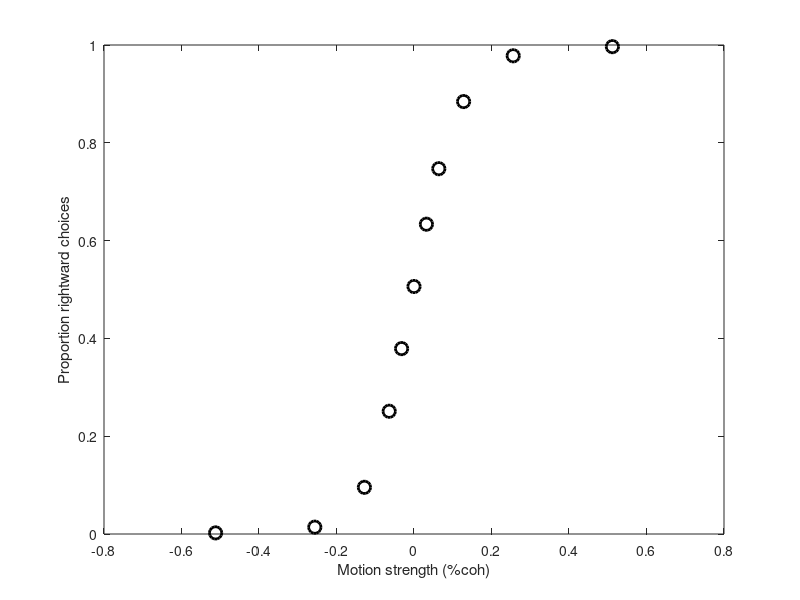

The MATLAB source for this figure: (Note: this script raises an error after producing the figure.)
% Tutorial on behavioral data analysis/modeling
% CRF : Hopkins-Janelia Bootcamp 2023

% code can be found here: https://github.com/Fetschlab/Bootcamp
% can download as .zip and put in any local folder.

% then change this to your folder, or comment it out:
cd /Users/chris/Documents/Teaching/Bootcamp



%%  1.1 - load and plot some real monkey data

clear; close all
load dots_data

% 'data' is a struct with fields:
% direction : motion direction of the stimulus, 0/180 = right/left
% coherence : motion coherence (proportion of dots moving in the assigned dir)
% scoh : 'signed' coherence, where positive = rightward
% choice : subject's choice, 1=right, 0=left
% RT : reaction time, in seconds
% correct : 1=correct, 0=error

% create indexing (looping) variable
cohs = unique(data.scoh)

% preallocate 
pRight = nan(length(cohs),1);
n = nan(length(cohs),1);
% loop over signed coherence
for c = 1:length(cohs)
    I = data.scoh==cohs(c); % find trials with w this particular coh
    n(c) = sum(I); % how many?
    pRight(c) = sum(I & data.choice==1) / n(c); % proportion of those trials where the choice was "right"
end

% % normally we'd want error bars, so here's the formula for standard error
% % of a proportion (derivation left as an exercise for the reader):
% pRightSE = sqrt( (pRight.*(1-pRight)) ./ n );
% % but it's so tiny with this many trials, we can ignore it for now

figure(1);
set(gcf,'Color',[1 1 1],'Position',[300 500 700 550]);

h1=plot(cohs,pRight,'ko','MarkerSize',9); set(h1,'LineWidth',2);
xlabel('Motion strength (%coh)');
ylabel('Proportion rightward choices');
changeAxesFontSize(gca,15,15);

% plot a small subset of individual trials just for visualization:
hold on;
for n = 1:60
    plot(data.scoh(n)+randn*0.01,data.choice(n),'rx','MarkerSize',12);
                    % ^add some random jitter to reduce overlap
end
legend(h1,'data','Location','Northwest');


%%  1.2 - descriptive/statistical model: logistic regression

% a first step is to quantify how the outcome, or dependent, variable
% (choice) varies as a function of the independent variable (coherence)

% For most outcome variables it is fine to use linear regression: 
% good old y = mx+b. But proportions/probabilities are bounded at 0 and 1,
% so we use logistic regression, log(P/(1-P)) = mx+b
% or more commonly, logit(P) = beta0 + beta1*x + ...

% logit is a synonym for log odds, where odds is P/(1-P)
% (often used in betting, eg "4 to 1 odds" = 0.2 or 20% probability)
% so, logit(P) = log(P/(1-P))

% The inverse of the logit function is the logistic function: 
% P = 1 / (1 + exp(-(beta_0 + beta1*x)))
% So you often see it written this way. This is how you'd actually
% calculate the probabilities given the beta terms.

% The simplest logistic regression model for a choice function
% (aka 'psychometric' function) has two parameters (betas):
% a slope and a bias, equivalent to slope and intercept for linear reg

% The slope term is just a constant multiplied by a single independent
% variable (here, coh), but you can build a logistic model with any number
% of explanatory variables, and their (multiplicative) interactions.
% It is a very flexible and powerful tool, part of a larger family of
% models called *generalized linear models* (GLMs)

% (On your own you can check out any number of video tutorials online)


%%  1.2.1 - likelihood and binomial probability

% The best-fitting model is the one that maximizes the *likelihood* of the
% data given the model parameters

% Likelihood, or P(data | model), is usually calculated by assuming a
% particular form of the probability distribution.

% Since our outcome variable is binary, the relevant distribution is the
% binomial distribution -- and if we are treating each trial as an
% independent event, we use the special case of the binomial dist for n=1,
% known as the Bernoulli distribution.

% For any a particular value of the slope and bias terms, the logistic
% model specifies the probability of a rightward choice (y) given a
% coherence (x).

% Using this model-based probability (P), the Likelihood of
% each trial is simply P if the choice was rightward (1), or 1-P if the
% choice was leftward (0).

% Let's make an initial guess for the parameters and plot the curve atop
% the data points
beta_0 = 0; % assume zero bias
beta1 = 8; % a guess, based on previous experience

% can evaluate the function at any x value (i.e., interpolated or
% extrapolated) not just the values present in the dataset
cohsInterp = -0.51:0.01:0.51;
B = beta_0 + beta1*cohsInterp;
pR = logistic(B);

figure(1);
h2 = plot(cohsInterp,pR,'m--','LineWidth',2);
xlabel('Motion strength (%coh)');
ylabel('Proportion rightward choices');
changeAxesFontSize(gca,15,15);
legend([h1 h2],'data','guess','Location','Northwest');

% calculate the single-trial likelihoods:
pR_model = nan(length(data.choice),1);
Lik = nan(length(data.choice),1);
for t = 1:length(data.choice) % loop over trials
    B = beta_0 + beta1*data.scoh(t);
    pR_model(t) = logistic(B);       
    if data.choice(t)==1
        Lik(t) = pR_model(t);
    else
        Lik(t) = 1-pR_model(t);
    end
end
% (offline coding exercise: rewrite this without using a FOR loop)


% A snapshot of what we've done:
['scoh   choice   pR_model   Likelihood']
[data.scoh(1:10) data.choice(1:10) pR_model(1:10) Lik(1:10)]
% In particular, compare rows 3+4 vs. 5:
% in 5 the coh was positive (right) but monkey chose left, an error that
% was not predicted by the  model (expected pRight for that trial was high)
% Thus, the likelihood is low, i.e. 1-Pr.


% The full likelihood for the  dataset would be the product of all the
% individual likelihoods (joint probability). This calculation is made much
% simpler if we take the log-likelihood. Then we can just sum them up, 
% because the logarithm turns products into sums.
logL_total = sum(log(Lik))


%%  1.3 - optimization

% Now that we know how to calculate the Likelihood, we could write an
% optimization function that iteratively searches over values of slope
% and bias until the (log) Likelihood is maximal -- these would be the
% best-fitting parameters for a given model

% Fortunately Matlab has done that for us in a very simple package, one
% that can be used for much more complicated models than just the
% 2-parameter logistic, so it is worth knowing. It's called glmfit.

X = data.scoh;
y = data.choice;
    % NOTE that we are not curve-fitting the data points (proportions),
    % we are fitting based on likelihood of individual trials.
    % This is more powerful and accurate.
[Beta, ~, stats] = glmfit(X, y, 'binomial');
% (for afficionados: glmfit automatically includes a 'column of zeroes'
% in the design matrix X, to estimate the bias term)


Beta
% Beta is a two-vector with [beta0, beta1] or [bias, slope]
% Notice the bias is almost zero. The slope is in units that are not
% intuitive, because remember it's logit(P) = slope*x + bias
% but it's still true that the higher the number the steeper the slope

%% 1.3.1  plot the fit

% to plot our best fitting model vs. the data points, can use glmval to
% give the model-based probability of rightward given the params:
yVals = glmval(Beta,cohsInterp,'logit');
figure(1); h3 = plot(cohsInterp,yVals,'g-','LineWidth',2);
legend([h1 h2 h3],'data','guess','fit','Location','Northwest');

% pretty good!


%% 2.1 - mechanistic/process models: signal detection theory (SDT)

clear scoh
close all
ntrials = 50000;

% A logistic model is nice but merely descriptive. It describes average
% behavior over ensembles of trials (a given set of independent variables),
% but we want to know how the brain makes a decision on a single trial.
% For this we need a mechanistic or 'process' model.

% In SDT, a stimulus is said to give rise to a noisy 'observation' or
% measurement (in the brain). You can think of it as something like the
% number of spikes in a population of neurons over a given time interval.
% (This makes most sense for detecting a faint signal embedded in noise;
% in the case of discriminating or categorizing stimuli (eg Left/Right)
% it's better to think of the observation as the difference in spike counts 
% between two populations, one selective for Right and the other for Left, 
% as explained in the slides)

% The observation is thus a random variable with some distribution. Let's
% assume Gaussian, with mean proportional to the stimulus strength (coh).
% For simplicity we'll also assume the standard deviation is a constant.

k = 8; % proportionality constant converting our stimulus variable (coh)
       % to the mean of the evidence (obs) distribution; chosen to
       % approximate the data (higher the value, the greater the sensitivity)
sigma = 1; % s.d. of the signal distribution

% plot the obs distributions for a subset of cohs
figure(3); set(gcf,'Color',[1 1 1],'Position',[300 500 1100 400]);
Mu = k*cohs;
dAxis = -8:0.1:8;
for c = 1:2:11
    plot(dAxis,normpdf(dAxis,Mu(c),sigma),'LineWidth',1.5);
    hold on;
end
plot([0 0],[0 0.45],'k--','LineWidth',1.5);
xlabel('Observation');
ylabel('Probability');
changeAxesFontSize(gca,15,15);
legend(num2str(cohs(1:2:11)))



%% 2.1.1  - simulate some trials
scoh = nan(ntrials,1);
obs = nan(ntrials,1);
choice = nan(ntrials,1);
for t = 1:ntrials
    scoh(t) = randsample(cohs,1,'true');
    mu = k*scoh(t);
    obs(t) = normrnd(mu, sigma);
    
    % A defining feature of SDT is the criterion. Whichever side of the
    % criterion the observation falls, that determines the choice.
    % Because coherence is signed, w positive values indicating rightward,
    % the optimal (unbiased) criterion is simply zero: if greater than
    % zero, choose Right (1), else choose Left (0)
    if obs(t)>0
        choice(t)=1;
    else
        choice(t)=0;
    end
end
pRight = nan(length(cohs),1);
n = nan(length(cohs),1);
for c = 1:length(cohs)
    I = scoh==cohs(c);
    n(c) = sum(I);
    pRight(c) = sum(I & choice==1) / n(c);
end
figure(4); set(gcf,'Color',[1 1 1],'Position',[300 500 700 550]);
plot(cohs,pRight,'bo-','LineWidth',1.5);
xlabel('Motion strength (%coh)');
ylabel('Proportion rightward choices');
title('simulated data: SDT');
changeAxesFontSize(gca,15,15);


% For today we'll stop at stimulation, but this model could be fit to data
% and used to generate hypotheses about the neural basis of signal, noise,
% and criterion.

% So although it still seems rather abstract, SDT was among the first
% process models for perception that could be translated into a
% so-called 'linking hypothesis', a key development in the birth of
% systems neuroscience

% [BACK TO SLIDES]



%%  2.2 - mechanistic/process models: drift-diffusion (DDM)

% What if we want to explain more than just the choice?

% Often we measure some other aspect of behavior and ask whether it arises 
% from the same process in the brain. If so, our process model should be
% able to explain both variables. A good example is choice + response time. 

clear; close all
load dots_data

cohs = unique(data.scoh);
pRight = nan(length(cohs),1);
meanRT = nan(length(cohs),1);
n = nan(length(cohs),1);
for c = 1:length(cohs) % loop over signed coherence
    I = data.scoh==cohs(c); % find trials with w this particular coh
    n(c) = sum(I); % how many?
    pRight(c) = sum(I & data.choice==1) / n(c); % proportion of those trials where the choice was "right"
    meanRT(c) = mean(data.RT(I));
    % % again we should always consider (and plot) error/dispersion in data
    % % (standard errors or confidence intervals), which for RT would be:
    % RTse(c) = std(data.RT(I))/sqrt(n(c)); ...
    % % but we'll ignore it for this exercise
end

figure(5); set(gcf,'Color',[1 1 1],'Position',[300 500 450 600]);
title('data: choice + RT');

subplot(2,1,1); plot(cohs,pRight,'bo-');
xlabel('Motion strength (%coh)'); ylabel('Proportion rightward choices');
changeAxesFontSize(gca,15,15);

subplot(2,1,2); plot(cohs,meanRT(:,1),'ro-');
xlabel('Motion strength (%coh)'); ylabel('Reaction time (ms)');
changeAxesFontSize(gca,15,15);


%%  2.2.1 - what kind of process can explain choice + RT?

% SDT has no explicit time dimension and thus cannot explain RT

% So we turn to bounded evidence accumulation,
% e.g. the drift-diffusion model (DDM)

% First, let's simulate it.

% The model has at least two, and usually three parameters 
% (play around with these to see their effects)
k = 0.3; % 'drift rate' or sensitivity term: a constant converting stimulus strength into units of 'momentary' evidence
B = 25; % height of the bound, or threshold, for decision termination
Tnd = 300; % non-decision time: sensory and motor delays distinct from the decision process
% ^ or this can be expressed as a distribution, ie assumed o vary across trials (more natural but adds free param(s))
% and:
% this is sometimes a 4th free parameter but for simplicty we fix it to 1
sigma = 1; % standard deviation of momentary evidence

ntrials = 50000;

data = simDDM_simple_forBootcamp(ntrials,k,sigma,B,Tnd);
% (walk through it, if there's time)



%%  2.3 - a critical step in almost any modeling effort: PARAMETER RECOVERY

% Of course we want to do more than just simulate data that look reasonable
% We want to actually *fit* our process model to the data.  Why?
% (1) to verify that the model is a reasonable one
% (2) to compare goodness-of-fit across different candidate models
% (3) to compare fitted parameters across conditions/subjects and thereby
%     generate hypotheses as to what might differ

% But before we can trust our model fits, we should check that
% our experiment and fitting code are capable, in principle, of correctly
% arriving at the 'ground truth'. To do this we can generate fake data
% by simulating the model (in which case  we know the ground truth, aka the
% generative parameters), then fit the fake data to try and recover
% those params.


% (for more see e.g. Wilson & Collins 2019,
% Ten simple rules for the computational modeling of behavioral data
% https://github.com/AnneCollins/TenSimpleRulesModeling/ )


% As with the logistic, we need an expression for the likelihood: the
% probability of observing the data given a set of model params.

% Choice is still just a binary outcome and hence Bernoulli distributed.
% But what is the expected pRight for each coherence? And there's no
% a priori reason to assert any particular distribution for RT.

% This is where process models differ from descriptive: we need the
% probability density of these variables under the model. This can be 
% generated by simulation, but that's very slow when we want to iterate 
% many times, as we need to do for optimization.

% Luckily smart folks have derived closed-form expressions for pRight (it
% happens to be a logistic function of drift rate times bound!), and
% RT (not intuitively obvious), at least for simple DDMs.

% These are: 
% pRight = 1 / (1 + exp(-2*k*C*B)) % (look familiar?)
% meanRT = B/k*C * tanh(k*C*B)

% See Shadlen et al. 2006 for the derivations.

% to generate our initial guess, randomize the generative parameters
% (pretending we don't know what they were)
guess = [k*(1+randn) B*(1+randn) Tnd*(1+randn)]

% assumes sigma=1
[fit,~] = Dots_fitDDM_1D_noConf(guess,data.scoh,data.choice,round(data.RT*1000)); % convert RT back to ms, for legacy reasons
subplot(2,1,1); title('simulated data with DDM fit');

% compare generative and fitted params:
[k fit(1) ; B fit(2) ; Tnd fit(3)]

% Nice!

% (If your fits fail, just try again! Could be the randomization caused the
% guess to be too far off for the model to converge)

% NOTE the cool thing is that the above equations, used in the fitting
% routine, appear nowhere in the simulation code. All the simulation does
% is generate Gaussian random numbers and sum them up. The fitting code 
% uses the analytical solutions for the mean RT and pRight, and so the fact
% that they can recover the generative parameters is a kind of proof that 
% the equations are correct.

% Now it won't always be the case that there is a closed-form solution for
% the distributions or even expected values of variables in a given model.
% If that's the case, there are other methods for estimating likelihoods,
% most of which involve something akin to simulation (aka 'Monte-Carlo'
% methods, MCMC, BADS, etc). These are beyond our current scope but ask
% me about them if interested.


%%  2.4 - fit the DDM

% Now that we've proven we can recover generative params,
% let's fit the real data

clear; close all
load dots_data

% guess = [1 10 500]; % cheating a bit since I know the fitted params...
guess = [1 10 500]; % ...but turns out these don't have to be very close at all
[fit,~] = Dots_fitDDM_1D_noConf(guess,data.scoh,data.choice,round(data.RT*1000));
subplot(2,1,1); title('real data with DDM fit');

k = fit(1)
B = fit(2)
Tnd = fit(3)

% this is a remarkably good fit, except for RTs at low coh --
% something to make a new hypothesis about? or tweak the model?


% BACK TO SLIDES (if time): more on "why do we care?"




%%  3.1 - another kind of behavioral modeling: RL and bandit-style tasks

clear

% Again see Wilson & Collins 2019, and/or search on your own for 
% Rescorla-Wagner and bandit problems.

T = 100; % num trials
mu = [0.2 0.8]; % reward probabilities
alpha = 0.05; % learning rate
beta = 5; % inverse temperature

[choice, ~] = simulate_M3RescorlaWagner_v1(T, mu, alpha, beta);
choice = choice-1; % convert [1:2] to [0:1] for consistency w above

win = 10; % window width for smoothing choice probabilities
convKernel = fspecial('average', [1 win]);
chSmooth = conv(convKernel,choice);
chSmooth = chSmooth(win/2:end-win);

% plot the learning curve
figure; plot(chSmooth);
ylim([-0.1 1.1]);
xlabel('Trials');
ylabel('Choices (smoothed): 1 is ''correct''')
title('learning curve');



%%  3.1.1 - now try a non-stationary bandit

T = 1000; % num trials
mu = [0.2 0.8]; % reward probabilities
alpha = 0.05; % learning rate
beta = 5; % inverse temperature
swProb = 0.01; % probability of switching reward probs 

[choice, rew, Mu] = simulate_M3RescorlaWagner_nonStationary(T, mu, alpha, beta, swProb);
choice = choice-1; % convert [1:2] to [0:1] for consistency w above

win = 8; % window width for smoothing choice probabilities
convKernel = fspecial('average', [1 win]);
chSmooth = conv(convKernel,choice);
chSmooth = chSmooth(win/2:end-win/2);

figure;
[AX,H1,H2] = plotyy(1:T,chSmooth,1:T,Mu);
set(H1,'color','blue');
set(H2,'color','red','LineWidth',2)
ylim(AX(1),[-0.1 1.1]);
ylim(AX(2),[-0.1 1.1]);
xlabel('Trials');
ylabel(AX(1),'Choices (smoothed)')
ylabel(AX(2),'Reward probability')
 

% The general theoretical framework here is called reinforcement learning
% (RL). It is very powerful and, like the DDM and SDT, can be used to
% generate hypotheses for neural mechanisms of learning and decision
% making.

% See for example:
% Bari, B. A. et al. Stable Representations of Decision Variables
% for Flexible Behavior. Neuron 103, 922-933.e7 (2019).
 


